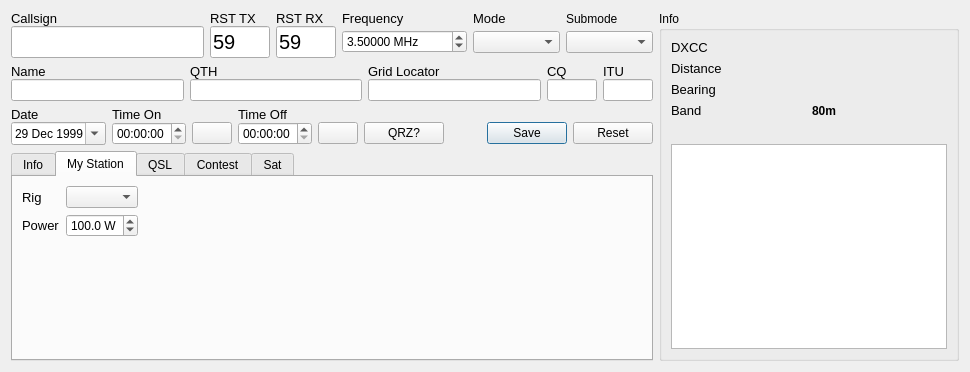
<?xml version="1.0" encoding="UTF-8"?>
<ui version="4.0">
 <class>NewContactWidget</class>
 <widget class="QWidget" name="NewContactWidget">
  <property name="geometry">
   <rect>
    <x>0</x>
    <y>0</y>
    <width>970</width>
    <height>372</height>
   </rect>
  </property>
  <property name="sizePolicy">
   <sizepolicy hsizetype="Preferred" vsizetype="Minimum">
    <horstretch>0</horstretch>
    <verstretch>0</verstretch>
   </sizepolicy>
  </property>
  <property name="windowTitle">
   <string notr="true">Form</string>
  </property>
  <layout class="QGridLayout" name="gridLayout_10">
   <item row="0" column="1" rowspan="4" colspan="2">
    <widget class="QGroupBox" name="groupBox">
     <property name="minimumSize">
      <size>
       <width>300</width>
       <height>0</height>
      </size>
     </property>
     <property name="title">
      <string>Info</string>
     </property>
     <layout class="QGridLayout" name="gridLayout_4">
      <item row="0" column="0">
       <widget class="QLabel" name="dxccLabel">
        <property name="font">
         <font>
          <pointsize>10</pointsize>
          <weight>50</weight>
          <bold>false</bold>
         </font>
        </property>
        <property name="text">
         <string>DXCC</string>
        </property>
       </widget>
      </item>
      <item row="3" column="0">
       <widget class="QLabel" name="bandLabel">
        <property name="font">
         <font>
          <pointsize>10</pointsize>
          <weight>50</weight>
          <bold>false</bold>
         </font>
        </property>
        <property name="text">
         <string>Band</string>
        </property>
       </widget>
      </item>
      <item row="1" column="1">
       <widget class="QLabel" name="distanceInfo">
        <property name="minimumSize">
         <size>
          <width>100</width>
          <height>0</height>
         </size>
        </property>
        <property name="font">
         <font>
          <weight>75</weight>
          <bold>true</bold>
         </font>
        </property>
        <property name="text">
         <string notr="true"/>
        </property>
       </widget>
      </item>
      <item row="2" column="0">
       <widget class="QLabel" name="bearingLabel">
        <property name="font">
         <font>
          <pointsize>10</pointsize>
          <weight>50</weight>
          <bold>false</bold>
         </font>
        </property>
        <property name="text">
         <string>Bearing</string>
        </property>
       </widget>
      </item>
      <item row="3" column="1">
       <widget class="QLabel" name="bandText">
        <property name="font">
         <font>
          <weight>75</weight>
          <bold>true</bold>
         </font>
        </property>
        <property name="text">
         <string notr="true">80m</string>
        </property>
       </widget>
      </item>
      <item row="5" column="0" colspan="2">
       <widget class="DxccTableWidget" name="dxccTableWidget"/>
      </item>
      <item row="0" column="1">
       <widget class="QLabel" name="dxccInfo">
        <property name="font">
         <font>
          <weight>75</weight>
          <bold>true</bold>
         </font>
        </property>
        <property name="text">
         <string notr="true"/>
        </property>
       </widget>
      </item>
      <item row="1" column="0">
       <widget class="QLabel" name="distanceLabel">
        <property name="font">
         <font>
          <pointsize>10</pointsize>
          <weight>50</weight>
          <bold>false</bold>
         </font>
        </property>
        <property name="text">
         <string>Distance</string>
        </property>
       </widget>
      </item>
      <item row="2" column="1">
       <widget class="QLabel" name="bearingInfo">
        <property name="font">
         <font>
          <weight>75</weight>
          <bold>true</bold>
         </font>
        </property>
        <property name="text">
         <string notr="true"/>
        </property>
       </widget>
      </item>
      <item row="4" column="0" colspan="2">
       <widget class="QLabel" name="dxccStatus">
        <property name="text">
         <string/>
        </property>
        <property name="alignment">
         <set>Qt::AlignCenter</set>
        </property>
       </widget>
      </item>
     </layout>
    </widget>
   </item>
   <item row="1" column="0">
    <layout class="QGridLayout" name="gridLayout_3">
     <property name="verticalSpacing">
      <number>0</number>
     </property>
     <item row="1" column="3">
      <widget class="QLineEdit" name="cqEdit">
       <property name="sizePolicy">
        <sizepolicy hsizetype="Fixed" vsizetype="Fixed">
         <horstretch>0</horstretch>
         <verstretch>0</verstretch>
        </sizepolicy>
       </property>
       <property name="maximumSize">
        <size>
         <width>50</width>
         <height>16777215</height>
        </size>
       </property>
       <property name="maxLength">
        <number>2</number>
       </property>
      </widget>
     </item>
     <item row="0" column="3">
      <widget class="QLabel" name="cqLabel">
       <property name="font">
        <font>
         <pointsize>10</pointsize>
         <weight>50</weight>
         <bold>false</bold>
        </font>
       </property>
       <property name="text">
        <string>CQ</string>
       </property>
      </widget>
     </item>
     <item row="1" column="4">
      <widget class="QLineEdit" name="ituEdit">
       <property name="sizePolicy">
        <sizepolicy hsizetype="Fixed" vsizetype="Fixed">
         <horstretch>0</horstretch>
         <verstretch>0</verstretch>
        </sizepolicy>
       </property>
       <property name="maximumSize">
        <size>
         <width>50</width>
         <height>16777215</height>
        </size>
       </property>
       <property name="maxLength">
        <number>2</number>
       </property>
      </widget>
     </item>
     <item row="1" column="2">
      <widget class="QLineEdit" name="gridEdit">
       <property name="sizePolicy">
        <sizepolicy hsizetype="Preferred" vsizetype="Preferred">
         <horstretch>0</horstretch>
         <verstretch>0</verstretch>
        </sizepolicy>
       </property>
       <property name="maxLength">
        <number>12</number>
       </property>
      </widget>
     </item>
     <item row="0" column="4">
      <widget class="QLabel" name="ituLabel">
       <property name="font">
        <font>
         <pointsize>10</pointsize>
         <weight>50</weight>
         <bold>false</bold>
        </font>
       </property>
       <property name="text">
        <string>ITU</string>
       </property>
      </widget>
     </item>
     <item row="1" column="0">
      <widget class="QLineEdit" name="nameEdit">
       <property name="sizePolicy">
        <sizepolicy hsizetype="Preferred" vsizetype="Preferred">
         <horstretch>0</horstretch>
         <verstretch>0</verstretch>
        </sizepolicy>
       </property>
       <property name="maxLength">
        <number>50</number>
       </property>
      </widget>
     </item>
     <item row="0" column="0">
      <widget class="QLabel" name="nameLabel">
       <property name="font">
        <font>
         <pointsize>10</pointsize>
         <weight>50</weight>
         <bold>false</bold>
        </font>
       </property>
       <property name="text">
        <string>Name</string>
       </property>
      </widget>
     </item>
     <item row="0" column="2">
      <widget class="QLabel" name="gridLabel">
       <property name="font">
        <font>
         <pointsize>10</pointsize>
         <weight>50</weight>
         <bold>false</bold>
        </font>
       </property>
       <property name="text">
        <string>Grid Locator</string>
       </property>
      </widget>
     </item>
     <item row="0" column="1">
      <widget class="QLabel" name="qthLabel">
       <property name="font">
        <font>
         <pointsize>10</pointsize>
         <weight>50</weight>
         <bold>false</bold>
        </font>
       </property>
       <property name="text">
        <string>QTH</string>
       </property>
      </widget>
     </item>
     <item row="1" column="1">
      <widget class="QLineEdit" name="qthEdit">
       <property name="sizePolicy">
        <sizepolicy hsizetype="Preferred" vsizetype="Preferred">
         <horstretch>0</horstretch>
         <verstretch>0</verstretch>
        </sizepolicy>
       </property>
       <property name="maxLength">
        <number>75</number>
       </property>
      </widget>
     </item>
    </layout>
   </item>
   <item row="0" column="0">
    <layout class="QGridLayout" name="gridLayout_6">
     <property name="verticalSpacing">
      <number>0</number>
     </property>
     <item row="0" column="3">
      <widget class="QLabel" name="frequencyLabel">
       <property name="font">
        <font>
         <pointsize>10</pointsize>
         <weight>50</weight>
         <bold>false</bold>
        </font>
       </property>
       <property name="text">
        <string>Frequency</string>
       </property>
      </widget>
     </item>
     <item row="0" column="0">
      <widget class="QLabel" name="callsignLabel">
       <property name="font">
        <font>
         <pointsize>10</pointsize>
         <weight>50</weight>
         <bold>false</bold>
        </font>
       </property>
       <property name="text">
        <string>Callsign</string>
       </property>
      </widget>
     </item>
     <item row="0" column="4">
      <widget class="QLabel" name="modeLabel">
       <property name="font">
        <font>
         <pointsize>10</pointsize>
         <weight>50</weight>
         <bold>false</bold>
        </font>
       </property>
       <property name="text">
        <string>Mode</string>
       </property>
      </widget>
     </item>
     <item row="1" column="3">
      <widget class="QDoubleSpinBox" name="frequencyEdit">
       <property name="sizePolicy">
        <sizepolicy hsizetype="Preferred" vsizetype="Fixed">
         <horstretch>0</horstretch>
         <verstretch>0</verstretch>
        </sizepolicy>
       </property>
       <property name="suffix">
        <string notr="true"> MHz</string>
       </property>
       <property name="decimals">
        <number>5</number>
       </property>
       <property name="maximum">
        <double>20000.000000000000000</double>
       </property>
       <property name="singleStep">
        <double>0.001000000000000</double>
       </property>
       <property name="value">
        <double>3.500000000000000</double>
       </property>
      </widget>
     </item>
     <item row="1" column="5">
      <widget class="QComboBox" name="submodeEdit"/>
     </item>
     <item row="0" column="5">
      <widget class="QLabel" name="label">
       <property name="text">
        <string>Submode</string>
       </property>
      </widget>
     </item>
     <item row="1" column="0">
      <widget class="QLineEdit" name="callsignEdit">
       <property name="sizePolicy">
        <sizepolicy hsizetype="Preferred" vsizetype="Fixed">
         <horstretch>0</horstretch>
         <verstretch>0</verstretch>
        </sizepolicy>
       </property>
       <property name="font">
        <font>
         <pointsize>15</pointsize>
         <weight>75</weight>
         <bold>true</bold>
        </font>
       </property>
       <property name="maxLength">
        <number>25</number>
       </property>
      </widget>
     </item>
     <item row="1" column="4">
      <widget class="QComboBox" name="modeEdit"/>
     </item>
     <item row="0" column="1">
      <widget class="QLabel" name="rstSentLabel">
       <property name="font">
        <font>
         <pointsize>10</pointsize>
         <weight>50</weight>
         <bold>false</bold>
        </font>
       </property>
       <property name="text">
        <string>RST TX</string>
       </property>
      </widget>
     </item>
     <item row="1" column="1">
      <widget class="QLineEdit" name="rstSentEdit">
       <property name="sizePolicy">
        <sizepolicy hsizetype="Fixed" vsizetype="Fixed">
         <horstretch>0</horstretch>
         <verstretch>0</verstretch>
        </sizepolicy>
       </property>
       <property name="maximumSize">
        <size>
         <width>60</width>
         <height>16777215</height>
        </size>
       </property>
       <property name="font">
        <font>
         <pointsize>15</pointsize>
        </font>
       </property>
       <property name="text">
        <string>59</string>
       </property>
       <property name="maxLength">
        <number>25</number>
       </property>
      </widget>
     </item>
     <item row="0" column="2">
      <widget class="QLabel" name="rstRcvdLabel">
       <property name="font">
        <font>
         <pointsize>10</pointsize>
         <weight>50</weight>
         <bold>false</bold>
        </font>
       </property>
       <property name="text">
        <string>RST RX</string>
       </property>
      </widget>
     </item>
     <item row="1" column="2">
      <widget class="QLineEdit" name="rstRcvdEdit">
       <property name="sizePolicy">
        <sizepolicy hsizetype="Fixed" vsizetype="Fixed">
         <horstretch>0</horstretch>
         <verstretch>0</verstretch>
        </sizepolicy>
       </property>
       <property name="maximumSize">
        <size>
         <width>60</width>
         <height>16777215</height>
        </size>
       </property>
       <property name="font">
        <font>
         <pointsize>15</pointsize>
        </font>
       </property>
       <property name="text">
        <string notr="true">59</string>
       </property>
       <property name="maxLength">
        <number>25</number>
       </property>
      </widget>
     </item>
    </layout>
   </item>
   <item row="2" column="0">
    <layout class="QGridLayout" name="gridLayout">
     <property name="verticalSpacing">
      <number>0</number>
     </property>
     <item row="1" column="1">
      <widget class="QTimeEdit" name="timeOnEdit">
       <property name="focusPolicy">
        <enum>Qt::NoFocus</enum>
       </property>
       <property name="displayFormat">
        <string notr="true">hh:mm:ss</string>
       </property>
       <property name="calendarPopup">
        <bool>true</bool>
       </property>
       <property name="timeSpec">
        <enum>Qt::UTC</enum>
       </property>
      </widget>
     </item>
     <item row="1" column="7">
      <widget class="QPushButton" name="saveButton">
       <property name="text">
        <string>Save</string>
       </property>
       <property name="icon">
        <iconset theme="document-save">
         <normaloff>.</normaloff>.</iconset>
       </property>
       <property name="default">
        <bool>true</bool>
       </property>
      </widget>
     </item>
     <item row="0" column="0">
      <widget class="QLabel" name="dateLabel">
       <property name="font">
        <font>
         <pointsize>10</pointsize>
         <weight>50</weight>
         <bold>false</bold>
        </font>
       </property>
       <property name="text">
        <string>Date</string>
       </property>
      </widget>
     </item>
     <item row="0" column="1">
      <widget class="QLabel" name="timeOnLabel">
       <property name="font">
        <font>
         <pointsize>10</pointsize>
         <weight>50</weight>
         <bold>false</bold>
        </font>
       </property>
       <property name="text">
        <string>Time On</string>
       </property>
      </widget>
     </item>
     <item row="1" column="2">
      <widget class="QPushButton" name="updateTimeButton">
       <property name="text">
        <string/>
       </property>
       <property name="icon">
        <iconset>
         <normaloff>:/res/icons/clock-new.png</normaloff>:/res/icons/clock-new.png</iconset>
       </property>
      </widget>
     </item>
     <item row="0" column="3">
      <widget class="QLabel" name="timeOffLabel">
       <property name="font">
        <font>
         <pointsize>10</pointsize>
         <weight>50</weight>
         <bold>false</bold>
        </font>
       </property>
       <property name="text">
        <string>Time Off</string>
       </property>
      </widget>
     </item>
     <item row="1" column="0">
      <widget class="QDateEdit" name="dateEdit">
       <property name="focusPolicy">
        <enum>Qt::NoFocus</enum>
       </property>
       <property name="dateTime">
        <datetime>
         <hour>13</hour>
         <minute>0</minute>
         <second>0</second>
         <year>1999</year>
         <month>12</month>
         <day>29</day>
        </datetime>
       </property>
       <property name="calendarPopup">
        <bool>true</bool>
       </property>
       <property name="timeSpec">
        <enum>Qt::UTC</enum>
       </property>
      </widget>
     </item>
     <item row="1" column="4">
      <widget class="QPushButton" name="stopContactTimerButton">
       <property name="enabled">
        <bool>true</bool>
       </property>
       <property name="focusPolicy">
        <enum>Qt::NoFocus</enum>
       </property>
       <property name="text">
        <string/>
       </property>
       <property name="icon">
        <iconset>
         <normaloff>:/res/icons/clock-stop.png</normaloff>:/res/icons/clock-stop.png</iconset>
       </property>
      </widget>
     </item>
     <item row="1" column="8">
      <widget class="QPushButton" name="resetButton">
       <property name="text">
        <string>Reset</string>
       </property>
       <property name="icon">
        <iconset theme="document-revert">
         <normaloff>.</normaloff>.</iconset>
       </property>
      </widget>
     </item>
     <item row="1" column="3">
      <widget class="QTimeEdit" name="timeOffEdit">
       <property name="focusPolicy">
        <enum>Qt::NoFocus</enum>
       </property>
       <property name="displayFormat">
        <string notr="true">hh:mm:ss</string>
       </property>
       <property name="timeSpec">
        <enum>Qt::UTC</enum>
       </property>
      </widget>
     </item>
     <item row="1" column="5">
      <widget class="QPushButton" name="qrzButton">
       <property name="text">
        <string>QRZ?</string>
       </property>
      </widget>
     </item>
     <item row="1" column="6">
      <spacer name="horizontalSpacer">
       <property name="orientation">
        <enum>Qt::Horizontal</enum>
       </property>
       <property name="sizeHint" stdset="0">
        <size>
         <width>40</width>
         <height>20</height>
        </size>
       </property>
      </spacer>
     </item>
    </layout>
   </item>
   <item row="3" column="0">
    <widget class="QTabWidget" name="tabWidget_2">
     <property name="currentIndex">
      <number>1</number>
     </property>
     <widget class="QWidget" name="tab">
      <attribute name="title">
       <string>Info</string>
      </attribute>
      <layout class="QGridLayout" name="gridLayout_12">
       <item row="2" column="1">
        <spacer name="spacer">
         <property name="orientation">
          <enum>Qt::Vertical</enum>
         </property>
         <property name="sizeHint" stdset="0">
          <size>
           <width>0</width>
           <height>0</height>
          </size>
         </property>
        </spacer>
       </item>
       <item row="0" column="1">
        <widget class="QLineEdit" name="commentEdit">
         <property name="sizePolicy">
          <sizepolicy hsizetype="Preferred" vsizetype="Fixed">
           <horstretch>0</horstretch>
           <verstretch>0</verstretch>
          </sizepolicy>
         </property>
        </widget>
       </item>
       <item row="1" column="1">
        <widget class="QComboBox" name="propagationModeEdit"/>
       </item>
       <item row="0" column="0">
        <widget class="QLabel" name="label_8">
         <property name="text">
          <string>Comment</string>
         </property>
        </widget>
       </item>
       <item row="0" column="4">
        <spacer name="horizontalSpacer_5">
         <property name="orientation">
          <enum>Qt::Horizontal</enum>
         </property>
         <property name="sizeHint" stdset="0">
          <size>
           <width>0</width>
           <height>0</height>
          </size>
         </property>
        </spacer>
       </item>
       <item row="1" column="0">
        <widget class="QLabel" name="label_5">
         <property name="text">
          <string>Propagation Mode</string>
         </property>
        </widget>
       </item>
      </layout>
     </widget>
     <widget class="QWidget" name="tab_3">
      <attribute name="title">
       <string>My Station</string>
      </attribute>
      <layout class="QGridLayout" name="gridLayout_11">
       <item row="1" column="1" colspan="2">
        <widget class="QDoubleSpinBox" name="powerEdit">
         <property name="suffix">
          <string> W</string>
         </property>
         <property name="decimals">
          <number>1</number>
         </property>
         <property name="maximum">
          <double>500.000000000000000</double>
         </property>
         <property name="value">
          <double>100.000000000000000</double>
         </property>
        </widget>
       </item>
       <item row="0" column="0">
        <widget class="QLabel" name="rigLabel">
         <property name="font">
          <font>
           <pointsize>10</pointsize>
          </font>
         </property>
         <property name="text">
          <string>Rig</string>
         </property>
        </widget>
       </item>
       <item row="1" column="0">
        <widget class="QLabel" name="powerLabel">
         <property name="font">
          <font>
           <pointsize>10</pointsize>
          </font>
         </property>
         <property name="text">
          <string>Power</string>
         </property>
        </widget>
       </item>
       <item row="2" column="0">
        <spacer name="verticalSpacer_3">
         <property name="orientation">
          <enum>Qt::Vertical</enum>
         </property>
         <property name="sizeHint" stdset="0">
          <size>
           <width>20</width>
           <height>40</height>
          </size>
         </property>
        </spacer>
       </item>
       <item row="0" column="1" colspan="2">
        <widget class="QComboBox" name="rigEdit"/>
       </item>
       <item row="1" column="3">
        <spacer name="horizontalSpacer_4">
         <property name="orientation">
          <enum>Qt::Horizontal</enum>
         </property>
         <property name="sizeHint" stdset="0">
          <size>
           <width>40</width>
           <height>20</height>
          </size>
         </property>
        </spacer>
       </item>
      </layout>
     </widget>
     <widget class="QWidget" name="tab_4">
      <attribute name="title">
       <string>QSL</string>
      </attribute>
      <layout class="QGridLayout" name="gridLayout_13">
       <item row="1" column="4">
        <widget class="QCheckBox" name="checkBox_2">
         <property name="text">
          <string>Direct</string>
         </property>
        </widget>
       </item>
       <item row="1" column="7">
        <widget class="QCheckBox" name="checkBox_3">
         <property name="text">
          <string>LoTW</string>
         </property>
        </widget>
       </item>
       <item row="1" column="6">
        <widget class="QCheckBox" name="checkBox_4">
         <property name="text">
          <string>eQSL</string>
         </property>
        </widget>
       </item>
       <item row="0" column="4" colspan="4">
        <widget class="QLineEdit" name="qslViaEdit">
         <property name="maxLength">
          <number>25</number>
         </property>
        </widget>
       </item>
       <item row="0" column="0">
        <widget class="QLabel" name="qslViaLabel">
         <property name="font">
          <font>
           <pointsize>10</pointsize>
          </font>
         </property>
         <property name="text">
          <string>QSL via</string>
         </property>
        </widget>
       </item>
       <item row="2" column="0">
        <spacer name="verticalSpacer_2">
         <property name="orientation">
          <enum>Qt::Vertical</enum>
         </property>
         <property name="sizeHint" stdset="0">
          <size>
           <width>20</width>
           <height>40</height>
          </size>
         </property>
        </spacer>
       </item>
       <item row="1" column="5">
        <widget class="QCheckBox" name="checkBox">
         <property name="text">
          <string>Bureau</string>
         </property>
        </widget>
       </item>
       <item row="1" column="8">
        <spacer name="horizontalSpacer_2">
         <property name="orientation">
          <enum>Qt::Horizontal</enum>
         </property>
         <property name="sizeHint" stdset="0">
          <size>
           <width>40</width>
           <height>20</height>
          </size>
         </property>
        </spacer>
       </item>
      </layout>
     </widget>
     <widget class="QWidget" name="tab_5">
      <attribute name="title">
       <string>Contest</string>
      </attribute>
      <layout class="QGridLayout" name="gridLayout_15">
       <item row="0" column="2">
        <spacer name="horizontalSpacer_3">
         <property name="orientation">
          <enum>Qt::Horizontal</enum>
         </property>
         <property name="sizeHint" stdset="0">
          <size>
           <width>40</width>
           <height>20</height>
          </size>
         </property>
        </spacer>
       </item>
       <item row="2" column="1">
        <widget class="QLineEdit" name="lineEdit_2">
         <property name="sizePolicy">
          <sizepolicy hsizetype="Minimum" vsizetype="Fixed">
           <horstretch>0</horstretch>
           <verstretch>0</verstretch>
          </sizepolicy>
         </property>
        </widget>
       </item>
       <item row="2" column="0">
        <widget class="QLabel" name="label_2">
         <property name="font">
          <font>
           <pointsize>10</pointsize>
          </font>
         </property>
         <property name="text">
          <string>Tx Serial</string>
         </property>
        </widget>
       </item>
       <item row="1" column="0">
        <widget class="QLabel" name="label_3">
         <property name="font">
          <font>
           <pointsize>10</pointsize>
          </font>
         </property>
         <property name="text">
          <string>Rx Serial</string>
         </property>
        </widget>
       </item>
       <item row="1" column="1">
        <widget class="QLineEdit" name="lineEdit_3">
         <property name="sizePolicy">
          <sizepolicy hsizetype="Minimum" vsizetype="Fixed">
           <horstretch>0</horstretch>
           <verstretch>0</verstretch>
          </sizepolicy>
         </property>
        </widget>
       </item>
       <item row="0" column="0">
        <widget class="QLabel" name="label_4">
         <property name="font">
          <font>
           <pointsize>10</pointsize>
          </font>
         </property>
         <property name="text">
          <string>Contest</string>
         </property>
        </widget>
       </item>
       <item row="0" column="1">
        <widget class="QComboBox" name="contestEdit">
         <item>
          <property name="text">
           <string/>
          </property>
         </item>
         <item>
          <property name="text">
           <string>LZ DX</string>
          </property>
         </item>
        </widget>
       </item>
       <item row="3" column="1">
        <spacer name="verticalSpacer_4">
         <property name="orientation">
          <enum>Qt::Vertical</enum>
         </property>
         <property name="sizeHint" stdset="0">
          <size>
           <width>20</width>
           <height>40</height>
          </size>
         </property>
        </spacer>
       </item>
      </layout>
     </widget>
     <widget class="QWidget" name="tab_2">
      <attribute name="title">
       <string>Sat</string>
      </attribute>
      <layout class="QFormLayout" name="formLayout">
       <item row="0" column="0">
        <widget class="QLabel" name="label_6">
         <property name="text">
          <string>Satellite Name</string>
         </property>
        </widget>
       </item>
       <item row="0" column="1">
        <widget class="QComboBox" name="comboBox_4"/>
       </item>
       <item row="1" column="0">
        <widget class="QLabel" name="label_7">
         <property name="text">
          <string>Satellite Mode</string>
         </property>
        </widget>
       </item>
       <item row="1" column="1">
        <widget class="QComboBox" name="comboBox_5"/>
       </item>
      </layout>
     </widget>
    </widget>
   </item>
  </layout>
 </widget>
 <customwidgets>
  <customwidget>
   <class>DxccTableWidget</class>
   <extends>QTableView</extends>
   <header>ui/DxccTableWidget.h</header>
  </customwidget>
 </customwidgets>
 <tabstops>
  <tabstop>lineEdit_2</tabstop>
  <tabstop>nameEdit</tabstop>
  <tabstop>qthEdit</tabstop>
  <tabstop>gridEdit</tabstop>
  <tabstop>cqEdit</tabstop>
  <tabstop>ituEdit</tabstop>
  <tabstop>frequencyEdit</tabstop>
  <tabstop>modeEdit</tabstop>
  <tabstop>submodeEdit</tabstop>
  <tabstop>updateTimeButton</tabstop>
  <tabstop>tabWidget_2</tabstop>
  <tabstop>propagationModeEdit</tabstop>
  <tabstop>rigEdit</tabstop>
  <tabstop>powerEdit</tabstop>
  <tabstop>qslViaEdit</tabstop>
  <tabstop>checkBox_2</tabstop>
  <tabstop>checkBox</tabstop>
  <tabstop>checkBox_4</tabstop>
  <tabstop>checkBox_3</tabstop>
  <tabstop>contestEdit</tabstop>
  <tabstop>lineEdit_3</tabstop>
  <tabstop>callsignEdit</tabstop>
 </tabstops>
 <resources/>
 <connections>
  <connection>
   <sender>callsignEdit</sender>
   <signal>editingFinished()</signal>
   <receiver>NewContactWidget</receiver>
   <slot>callsignChanged()</slot>
   <hints>
    <hint type="sourcelabel">
     <x>177</x>
     <y>54</y>
    </hint>
    <hint type="destinationlabel">
     <x>389</x>
     <y>176</y>
    </hint>
   </hints>
  </connection>
  <connection>
   <sender>gridEdit</sender>
   <signal>textChanged(QString)</signal>
   <receiver>NewContactWidget</receiver>
   <slot>gridChanged()</slot>
   <hints>
    <hint type="sourcelabel">
     <x>355</x>
     <y>138</y>
    </hint>
    <hint type="destinationlabel">
     <x>407</x>
     <y>106</y>
    </hint>
   </hints>
  </connection>
  <connection>
   <sender>stopContactTimerButton</sender>
   <signal>clicked()</signal>
   <receiver>NewContactWidget</receiver>
   <slot>stopContactTimer()</slot>
   <hints>
    <hint type="sourcelabel">
     <x>509</x>
     <y>50</y>
    </hint>
    <hint type="destinationlabel">
     <x>516</x>
     <y>217</y>
    </hint>
   </hints>
  </connection>
  <connection>
   <sender>frequencyEdit</sender>
   <signal>valueChanged(double)</signal>
   <receiver>NewContactWidget</receiver>
   <slot>frequencyChanged()</slot>
   <hints>
    <hint type="sourcelabel">
     <x>394</x>
     <y>91</y>
    </hint>
    <hint type="destinationlabel">
     <x>516</x>
     <y>217</y>
    </hint>
   </hints>
  </connection>
  <connection>
   <sender>modeEdit</sender>
   <signal>currentTextChanged(QString)</signal>
   <receiver>NewContactWidget</receiver>
   <slot>modeChanged()</slot>
   <hints>
    <hint type="sourcelabel">
     <x>171</x>
     <y>91</y>
    </hint>
    <hint type="destinationlabel">
     <x>516</x>
     <y>263</y>
    </hint>
   </hints>
  </connection>
  <connection>
   <sender>resetButton</sender>
   <signal>clicked()</signal>
   <receiver>NewContactWidget</receiver>
   <slot>resetContact()</slot>
   <hints>
    <hint type="sourcelabel">
     <x>577</x>
     <y>405</y>
    </hint>
    <hint type="destinationlabel">
     <x>352</x>
     <y>212</y>
    </hint>
   </hints>
  </connection>
  <connection>
   <sender>saveButton</sender>
   <signal>clicked()</signal>
   <receiver>NewContactWidget</receiver>
   <slot>saveContact()</slot>
   <hints>
    <hint type="sourcelabel">
     <x>658</x>
     <y>405</y>
    </hint>
    <hint type="destinationlabel">
     <x>352</x>
     <y>212</y>
    </hint>
   </hints>
  </connection>
  <connection>
   <sender>callsignEdit</sender>
   <signal>returnPressed()</signal>
   <receiver>NewContactWidget</receiver>
   <slot>callsignChanged()</slot>
   <hints>
    <hint type="sourcelabel">
     <x>91</x>
     <y>45</y>
    </hint>
    <hint type="destinationlabel">
     <x>352</x>
     <y>281</y>
    </hint>
   </hints>
  </connection>
  <connection>
   <sender>updateTimeButton</sender>
   <signal>clicked()</signal>
   <receiver>NewContactWidget</receiver>
   <slot>updateTime()</slot>
   <hints>
    <hint type="sourcelabel">
     <x>193</x>
     <y>205</y>
    </hint>
    <hint type="destinationlabel">
     <x>352</x>
     <y>252</y>
    </hint>
   </hints>
  </connection>
  <connection>
   <sender>qrzButton</sender>
   <signal>clicked()</signal>
   <receiver>NewContactWidget</receiver>
   <slot>qrz()</slot>
   <hints>
    <hint type="sourcelabel">
     <x>428</x>
     <y>146</y>
    </hint>
    <hint type="destinationlabel">
     <x>445</x>
     <y>210</y>
    </hint>
   </hints>
  </connection>
 </connections>
 <slots>
  <slot>saveContact()</slot>
  <slot>resetContact()</slot>
  <slot>callsignChanged()</slot>
  <slot>gridChanged()</slot>
  <slot>stopContactTimer()</slot>
  <slot>frequencyChanged()</slot>
  <slot>modeChanged()</slot>
  <slot>updateTime()</slot>
  <slot>qrz()</slot>
 </slots>
</ui>
